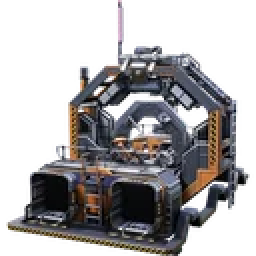
#> input picture assets/buildings/assembler.webp, 128 x 128 px (shown 2 times larger)
$ python -i match-anders-candidates.py   (imports and definitions only)
#> lines starting #> are read from the running program, lines starting #| are printed output that depends on the picture
#> further down, picture is the input picture: PIL image 128x128 RGBA; mean R, G, B, A 53.9, 51.7, 53.3, 117.2
#!/usr/bin/env python3
"""Anders 의미 자산 그룹을 기존 승인 크롭과 회전·크기 정규화 유사도로 대조한다.

사용:
  python scripts/match-anders-candidates.py <그룹 크롭 폴더> <승인 매니페스트.json> <public 폴더> <출력.json>

점수는 후보 축소용이며 클래스 확정값이 아니다. 0~1이고 1에 가까울수록 정규화 픽셀이 유사하다.
"""

from __future__ import annotations

import json
import sys
from pathlib import Path

import numpy as np
from PIL import Image


SIZE = 160


def normalize(image: Image.Image, rotation: int = 0) -> np.ndarray:
#> called with rotation = 0
    rgba = image.convert("RGBA")
    if rotation:
        rgba = rgba.rotate(rotation, expand=True)
    alpha = rgba.getchannel("A")
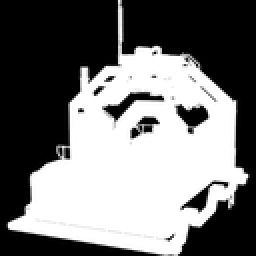
#> alpha: PIL image 128x128 L (shown 2 times larger); min 0, max 255, mean 117.2
    bbox = alpha.getbbox()
#> bbox = (1, 0, 127, 128)
    if bbox:
        rgba = rgba.crop(bbox)
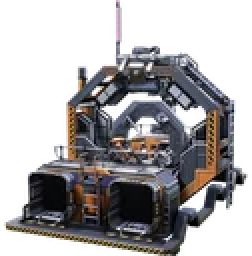
#> rgba: PIL image 126x128 RGBA (shown 2 times larger); mean R, G, B, A 54.5, 52.2, 53.8, 119; transparent parts drawn white
    rgba.thumbnail((SIZE - 8, SIZE - 8), Image.Resampling.LANCZOS)
    canvas = Image.new("RGBA", (SIZE, SIZE), (0, 0, 0, 0))
#> canvas: PIL image 160x160 RGBA; every value is 0
    canvas.alpha_composite(rgba, ((SIZE - rgba.width) // 2, (SIZE - rgba.height) // 2))
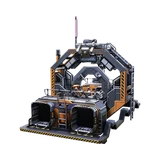
#> canvas: PIL image 160x160 RGBA; mean R, G, B, A 27, 25.7, 26.6, 75; transparent parts drawn white
    array = np.asarray(canvas, dtype=np.float32) / 255.0
    array[..., :3] *= array[..., 3:4]
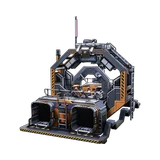
#> array: shape (160, 160, 4) float32; mean R, G, B, A 0.0914, 0.0869, 0.0897, 0.294; transparent parts drawn white
    return array


# [49 lines left out: functions similarity, main, not called in this run]


# [2 lines not run here, left out]

>>> from PIL import Image
>>> picture = Image.open('../assets/buildings/assembler.webp')
>>> result = normalize(picture)
